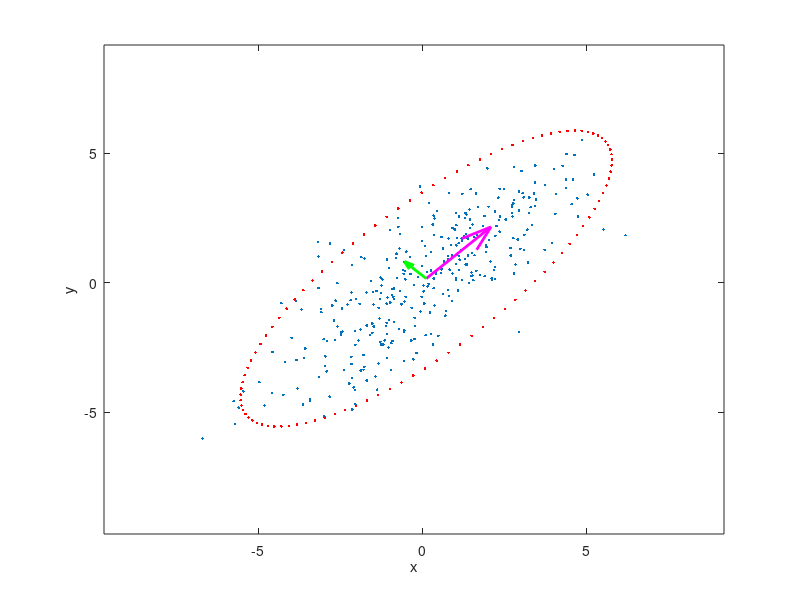

Reproduce this figure in MATLAB.
clear all;
close all;

% Create some random data
s = [2 2];
x = randn(334,1);
y1 = normrnd(s(1).*x,1);
y2 = normrnd(s(2).*x,1);
data = [y1 y2];

% Calculate the eigenvectors and eigenvalues
covariance = cov(data);
[eigenvec, eigenval ] = eig(covariance);

% Get the index of the largest eigenvector
[largest_eigenvec_ind_c, r] = find(eigenval == max(max(eigenval)));
largest_eigenvec = eigenvec(:, largest_eigenvec_ind_c);

% Get the largest eigenvalue
largest_eigenval = max(max(eigenval));

% Get the smallest eigenvector and eigenvalue
if(largest_eigenvec_ind_c == 1)
    smallest_eigenval = max(eigenval(:,2))
    smallest_eigenvec = eigenvec(:,2);
else
    smallest_eigenval = max(eigenval(:,1))
    smallest_eigenvec = eigenvec(1,:);
end

% Calculate the angle between the x-axis and the largest eigenvector
angle = atan2(largest_eigenvec(2), largest_eigenvec(1));

% This angle is between -pi and pi.
% Let's shift it such that the angle is between 0 and 2pi
if(angle < 0)
    angle = angle + 2*pi;
end

% Get the coordinates of the data mean
avg = mean(data);

% Get the 95% confidence interval error ellipse
chisquare_val = 2.4477;
theta_grid = linspace(0,2*pi);
phi = angle;
X0=avg(1);
Y0=avg(2);
a=chisquare_val*sqrt(largest_eigenval);
b=chisquare_val*sqrt(smallest_eigenval);

% the ellipse in x and y coordinates 
ellipse_x_r  = a*cos( theta_grid );
ellipse_y_r  = b*sin( theta_grid );

%Define a rotation matrix
R = [ cos(phi) sin(phi); -sin(phi) cos(phi) ];

%let's rotate the ellipse to some angle phi
r_ellipse = [ellipse_x_r;ellipse_y_r]' * R;

% Draw the error ellipse
plot(r_ellipse(:,1) + X0,r_ellipse(:,2) + Y0,'.r')
hold on;

% Plot the original data
plot(data(:,1), data(:,2), '.');
mindata = min(min(data));
maxdata = max(max(data));
xlim([mindata-3, maxdata+3]);
ylim([mindata-3, maxdata+3]);
hold on;

% Plot the eigenvectors
quiver(X0, Y0, largest_eigenvec(1)*sqrt(largest_eigenval), largest_eigenvec(2)*sqrt(largest_eigenval), '-m', 'LineWidth',2);
quiver(X0, Y0, smallest_eigenvec(1)*sqrt(smallest_eigenval), smallest_eigenvec(2)*sqrt(smallest_eigenval), '-g', 'LineWidth',2);
hold on;

% Set the axis labels
hXLabel = xlabel('x');
hYLabel = ylabel('y');


%%
x=X0; y=Y0;
((x/a)^2 + (y/b)^2) <= 5.991

x=-5.579; y=-4.354;
((x/a)^2 + (y/b)^2) <= 5.991

x=-4.841; y=-7.045;
((x/a)^2 + (y/b)^2) <= 5.991

